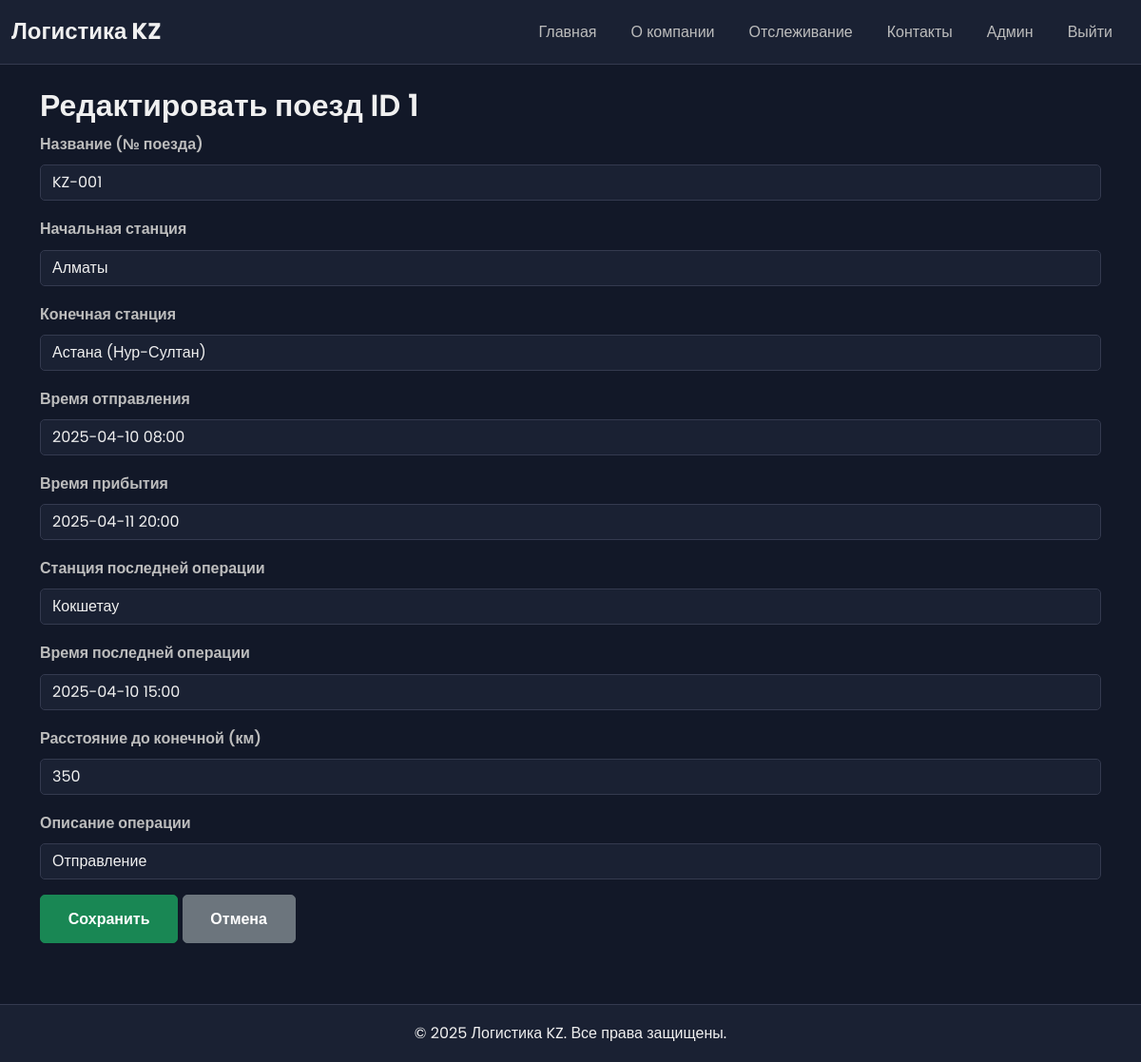
The app's page /admin/trains/edit/1 (signed in) with its own data.
### models.py (models this page shows, shortened)
class Train(Base):
    __tablename__ = "trains"
    train_id = Column(Integer, primary_key=True, autoincrement=True)
    name = Column(String(100), nullable=False)             # Название/номер поезда (добавлена примерная длина)
    departure_station = Column(String(100), nullable=True) # Начальная станция
    arrival_station = Column(String(100), nullable=True)   # Конечная станция
    departure_time = Column(String, nullable=True)         # Время отправления
    arrival_time = Column(String, nullable=True)           # Время прибытия
    last_operation_station = Column(String(100), nullable=True)
    last_operation_time = Column(String, nullable=True)    # TODO: Рассмотреть DateTime
    distance_to_arrival = Column(Integer, nullable=True)
    operation_desc = Column(String(255), nullable=True)    # Описание операции
    cargos = relationship("Cargo", back_populates="train", cascade="all, delete-orphan")

### app.py (the view)
@app.route('/admin/trains/edit/<int:train_id>', methods=['GET', 'POST'])
@login_required(role='admin')
def train_edit(train_id):
    try:
        with SessionLocal() as db:
            train_obj = db.query(Train).filter_by(train_id=train_id).first()
            if not train_obj:
                flash("Поезд не найден.", "danger")
                return redirect(url_for('train_list'))
            form = TrainForm(obj=train_obj if request.method == 'GET' else None)
            if form.validate_on_submit():
                form.populate_obj(train_obj) # Обновляем объект данными из формы
                db.commit() # Фиксируем изменения
                flash(f"Поезд '{train_obj.name}' успешно обновлен.", "success")
                app.logger.info(f"Пользователь {session['username']} обновил поезд ID {train_id}")
                return redirect(url_for('train_list'))
    except Exception as e:
        app.logger.error(f"Ошибка при редактировании поезда {train_id}: {e}", exc_info=True)
        flash("Произошла ошибка при сохранении изменений.", "danger")
    return render_template('train_edit.html', form=form, title=f"Редактировать поезд: {train_obj.name}", train=train_obj)

### forms.py
class TrainForm(FlaskForm):
    train_id = HiddenField()  # скрытое поле, если редактируем
    name = StringField("Название (№ поезда)", validators=[DataRequired(), Length(max=100)])
    departure_station = StringField("Начальная станция", validators=[Optional()])
    arrival_station = StringField("Конечная станция", validators=[Optional()])
    departure_time = StringField("Время отправления", validators=[Optional()])
    arrival_time = StringField("Время прибытия", validators=[Optional()])
    last_operation_station = StringField("Станция последней операции", validators=[Optional()])
    last_operation_time = StringField("Время последней операции", validators=[Optional()])
    distance_to_arrival = IntegerField("Расстояние до конечной станции (км)", validators=[Optional()])
    operation_desc = StringField("Описание операции (прибытие/отправление и т.д.)", validators=[Optional()])
    submit = SubmitField("Сохранить")

### app.py (called while the page is built)
@app.teardown_appcontext
def shutdown_session(exception=None):
    pass

def login_required(role=None):
    def decorator(f):
        @wraps(f)
        def decorated_function(*args, **kwargs):
            if 'user_id' not in session:
                flash("Для доступа к этой странице требуется авторизация.", "warning")
                return redirect(url_for('login', next=request.url)) # next для редиректа обратно
            if role == 'admin' and session.get('role') != 'admin':
                app.logger.warning(
                    f"Пользователь {session.get('username')} ({session.get('user_id')}) "
                    f"попытался получить доступ к admin-ресурсу {request.url} без прав."
                )
                abort(403) # Вызываем ошибку "Доступ запрещен"
            return f(*args, **kwargs)
        return decorated_function
    return decorator

### templates/train_edit.html (shortened to what this page needs)
{% extends "base.html" %}
{% block content %}
{% if train %}
  <h2>Редактировать поезд ID {{ train.train_id }}</h2>
{% else %}
  <h2>Добавить новый поезд</h2>
{% endif %}
<form method="POST" novalidate>
  <div class="mb-3">
    <label for="name" class="form-label">Название (№ поезда)</label>
    {{ form.name(class="form-control", id="name", placeholder="Например: KZ-001") }}
  </div>
  <div class="mb-3">
    <label for="departure_station" class="form-label">Начальная станция</label>
    {{ form.departure_station(class="form-control", id="departure_station", placeholder="Алматы") }}
  </div>
  <div class="mb-3">
    <label for="arrival_station" class="form-label">Конечная станция</label>
    {{ form.arrival_station(class="form-control", id="arrival_station", placeholder="Астана (Нур-Султан)") }}
  </div>
  <div class="mb-3">
    <label for="departure_time" class="form-label">Время отправления</label>
    {{ form.departure_time(class="form-control", id="departure_time", placeholder="2025-04-10 08:00") }}
  </div>
  <div class="mb-3">
    <label for="arrival_time" class="form-label">Время прибытия</label>
    {{ form.arrival_time(class="form-control", id="arrival_time", placeholder="2025-04-11 20:00") }}
  </div>
  <div class="mb-3">
    <label for="last_operation_station" class="form-label">Станция последней операции</label>
    {{ form.last_operation_station(class="form-control", id="last_operation_station", placeholder="Кокшетау") }}
  </div>
  <div class="mb-3">
    <label for="last_operation_time" class="form-label">Время последней операции</label>
    {{ form.last_operation_time(class="form-control", id="last_operation_time", placeholder="2025-04-10 15:00") }}
  </div>
  <div class="mb-3">
    <label for="distance_to_arrival" class="form-label">Расстояние до конечной (км)</label>
    {{ form.distance_to_arrival(class="form-control", id="distance_to_arrival") }}
  </div>
  <div class="mb-3">
    <label for="operation_desc" class="form-label">Описание операции</label>
    {{ form.operation_desc(class="form-control", id="operation_desc", placeholder="Отправление / Прибытие / Расформирование...") }}
  </div>
  <button type="submit" class="btn btn-success">Сохранить</button>
  <a class="btn btn-secondary" href="{{ url_for('train_list') }}">Отмена</a>
</form>
{% endblock %}

### static/css/style.css (style rules this page uses)
h1, h2, h3, h4, h5, h6 { font-weight: 600; color: var(--text-light); }
a { color: var(--primary-color); text-decoration: none; transition: color 0.3s ease; }
.btn { border-radius: 5px; padding: 0.8rem 1.8rem; font-weight: 600; text-transform: none; transition: all 0.3s ease; border: 1px solid transparent; }
.btn-secondary { background-color: #6c757d; border-color: #6c757d; color: #fff; }
.btn-success { background-color: #198754; border-color: #198754; color: #fff; }
.form-control, .form-select { background-color: var(--bg-card); border: 1px solid var(--border-color); color: var(--text-light); border-radius: 5px; }
.form-control::placeholder { color: var(--text-muted); opacity: 0.6; }
.form-label { color: var(--text-muted); font-weight: 600; }

### records on screen
Train: train_id "1", name "KZ-001", departure_station "Алматы", arrival_station "Астана (Нур-Султан)", departure_time "2025-04-10 08:00", arrival_time "2025-04-11 20:00", last_operation_station "Кокшетау", last_operation_time "2025-04-10 15:00", distance_to_arrival "350", operation_desc "Отправление"
